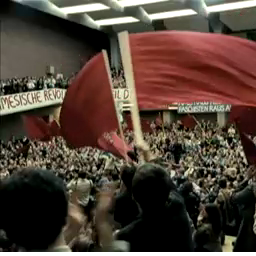
#> input picture baader_original-12s-256x256.png, 256 x 256 px
$ python psd_integrate.py baader_original-12s-256x256.png   (Python 2 division)
#> lines starting #> are read from the running program, lines starting #| are printed output that depends on the picture; long printed decimals are rounded
#!/usr/bin/python

import sys

import Image
import matplotlib.pyplot as plt
import matplotlib.mlab as mlab
import numpy as np
import matplotlib.cm as cm

def integrateSubblockFreqEnergy(fname, freqrange=0, blocksize=16, logscale=True,
    fps=25, scale_by_freq=True, imgscale=None, imgscaleMethod=Image.BICUBIC):
    """ Integrates last freqrange frequencies in log_10 scale (if requested).
    @param fname: image filename
    @param freqrange: the vector will have at most this many highest frequencies
    (elements), 0 means use all frequencies
    @param blocksize: image will be split into subblocks of this size
    @param logscale: log() PSD values of subblocks before integrating them
    @param fps: frames per second; really useful just to have correct domain
    @param scale_by_freq: values will be scaled to frequency
    (see matplotlib.mlab.psd)
    @param imgscale: scale every image to resolution given by tuple (width,
    height) if not already in given resolution
    @param imgscaleMethod: interpolation method for scaling, see Image.resize()
    @return: (psdValues, completeDomain) - integrated np.array with last
    (highest) freqrange frequency energies and complete domain (before splicing
    with freqrange).
    """
#> called with fname = 'baader_original-12s-256x256.png', freqrange = 0, blocksize = 16, logscale = True, fps = 25, scale_by_freq = True, imgscaleMethod = 3
    integrVector = None
    image = Image.open(fname)#.convert('YCbCr')
#> image is the input picture: PIL image 256x256 RGBA; mean R, G, B, A 78.2, 62, 51.7, 251
    if imgscale and image.size != imgscale:
        image = image.resize(imgscale, imgscaleMethod)

    imgResolution = image.size
#> imgResolution = (256, 256)
    x = imgResolution[0]
#> x = 256
    y = imgResolution[1]
#> y = 256
    freq = x * y * fps
#> freq = 1638400

    removeNegInf = lambda l: [e != float("-inf") and e or 0 for e in l]

    for yy in range(0, y, blocksize):
        for xx in range(0, x, blocksize):
            block = image.crop((xx, yy, xx+blocksize, yy+blocksize))
            (values, domain) = mlab.psd(block.getdata(0), NFFT=blocksize, Fs=freq,
                scale_by_freq=scale_by_freq)

            values = values[-freqrange:]
            if logscale:
                values = removeNegInf(np.log10(values))

            if integrVector is None:
                integrVector = np.array(values)
            else:
                integrVector += values
#> after the loop, integrVector = [-388.1, -426.1, -786.4, -923.7, -1015.3, -1096.8, -1158.8, -1199.5, -1289.2]

    return (integrVector, domain)

if __name__ == "__main__":
    if len(sys.argv) < 2:
        print "Usage: %s imagefile1 [imagefile2] ... [imagefileN]" % sys.argv[0]
        sys.exit(1)

    fnames = sys.argv[1:]
    legendTitles = list(fnames)
    fig = plt.figure()
    ax = fig.add_subplot(121)

    integrVectors = {}

    for fname in fnames:
        (integrVector, domain) = integrateSubblockFreqEnergy(fname, logscale=True)
#> domain = [0, 102400, 204800, 307200, 409600, 512000, 614400, 716800, 819200]
        integrVectors[fname] = integrVector

        ax.plot(integrVector)
        print "Plotting vector %s" % integrVector
#| Plotting vector [ -388.083  -426.132  -786.364  -923.690
#|  -1015.283 -1096.848 -1158.762 -1199.501
#|  -1289.233]

    ax.set_title("PSD of resized images vs original")
    leg = ax.legend(legendTitles,
        'upper right', shadow=True)

    #correlations
    ax = fig.add_subplot(122)
    firstVector = integrVectors[fnames[0]]
#> firstVector has the same summary as integrVector in integrateSubblockFreqEnergy
    for fname in fnames: #we plot all to preserve same colors as left graph
        integrVector = integrVectors[fname]
        corrValues = []
        for i in range(len(integrVector)):
            c = np.corrcoef(firstVector[i:], integrVector[i:])[0][1]
            corrValues.append(c)
        ax.plot(corrValues)

    ax.set_title("Correlation to PSD of first by N highest frequencies")
    leg = ax.legend(fnames,
        'lower left', shadow=True)

    plt.show()
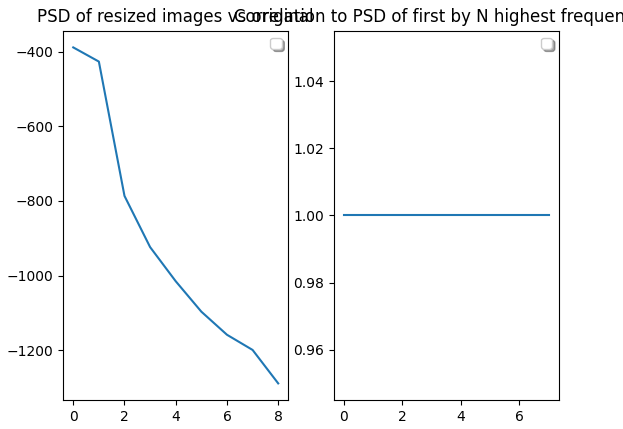
#> figure drawn by matplotlib, 2 panels

# vim: tabstop=4:softtabstop=4:shiftwidth=4:expandtab
